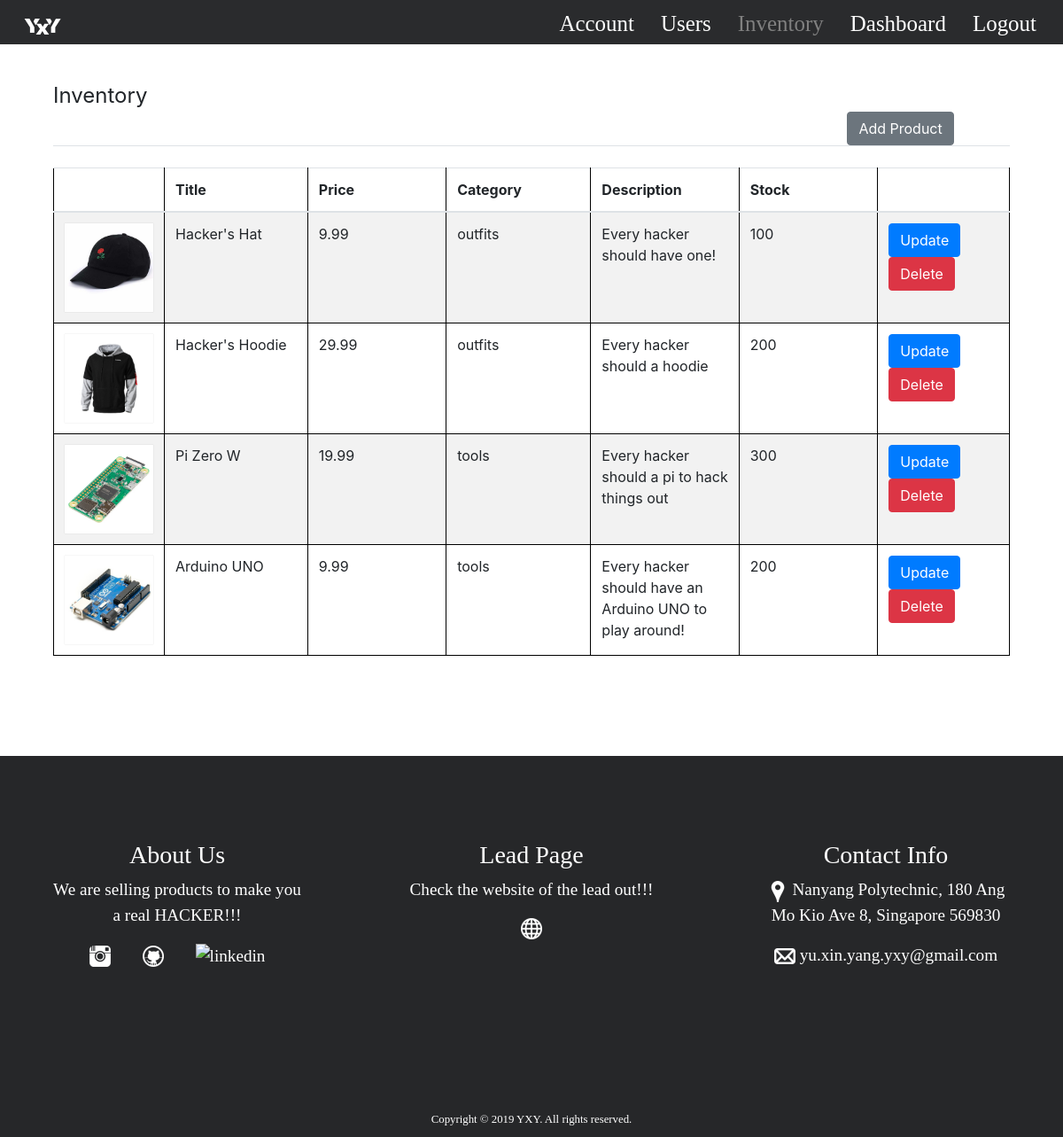
Page /inventory (signed in) on the committed database.
### shopyP/models.py (models this page shows, shortened)
class GeneralGoods():
    id = db.Column(db.Integer, primary_key=True)
    price = db.Column(db.Float)
    image_file = db.Column(db.String(20), nullable=False, default='default.jpg')
    date_added = db.Column(db.DateTime, nullable=False, default=datetime.utcnow)

class HackingProduct(db.Model, GeneralGoods):
    title = db.Column(db.String(100), nullable=False, unique=True)
    description = db.Column(db.Text, nullable=False)
    category = db.Column(db.String(100), nullable=False)
    itemNum = db.Column(db.Integer, nullable=False)

### shopyP/routes.py (the view)
@app.route("/inventory", methods=['GET', 'POST'])
def inventory():
    if current_user.is_authenticated:
        if current_user.id >= 10000000000:
            hackingProducts = HackingProduct.query.all()
            return render_template('inventory.html', title='inventory', hackingProducts=hackingProducts)
        else:
            flash('Authorized Access Only!', 'warning')
            return redirect(url_for('account'))
    else:
        flash('Authorized Access Only!', 'warning')
        return redirect(url_for('admin_login'))

### shopyP/models.py (called while the page is built)
@login_manager.user_loader # Decorator used to find the user id, so we can perform a match and carry on
def load_user(user_id):
    user_id = int(user_id)
    if user_id >= 10000000000:
        return Admin.query.get(user_id)
    else:
        return User.query.get(user_id)

### shopyP/templates/inventory.html (shortened to what this page needs)
{% extends "layout.html" %}
{% block cssJs %}
	<link rel="stylesheet" href="{{ url_for('static', filename='css/inventory.css')}}">
{% endblock cssJs %}
{% block content %}
<div>
	<legend class="border-bottom mb-4">Inventory<a href="{{ url_for('new_inventory') }}"><button type="button" class="btn btn-secondary" name="update" style='margin-left:83%'>Add Product</button></a></legend>
  <table class="table table-striped">
    <thead>
      <tr>
				<th></th>
        <th>Title</th>
        <th>Price</th>
        <th>Category</th>
        <th>Description</th>
				<th>Stock</th>
        <th></th>
      </tr>
    </thead>
    <tbody>
    {% for hackingProduct in hackingProducts %}
      <tr>
        <td style='width:100px'><img class='product_img' src="{{url_for('static', filename='shop/'+hackingProduct.image_file)}}" alt="{{hackingProduct.title}}"></td>
        <td>{{hackingProduct.title}}</td>
        <td>{{hackingProduct.price}}</td>
        <td>{{hackingProduct.category}}</td>
        <td>{{hackingProduct.description}}</td>
				<td>{{hackingProduct.itemNum}}</td>
        <td>
					<a href="{{ url_for('product', Product_id=hackingProduct.id) }}"><button type="button" class="btn btn-primary" name="update">Update</button></a>
					<button type="button" class="btn btn-danger " data-toggle="modal" data-target="#{{hackingProduct.id}}">Delete</button>
				</td>
      </tr>
    {% endfor %}
    </tbody>
  </table>
</div>
{% endblock content %}

### shopyP/templates/layout.html (shortened to what this page needs)
<!DOCTYPE html>
<html lang="en" dir="ltr">
  <head>
    <link rel="stylesheet" href="{{ url_for('static', filename='css/bootstrap.css')}}">
    <link rel="stylesheet" href="{{ url_for('static', filename='css/init.css')}}">
    <link rel="stylesheet" href="{{ url_for('static', filename='css/nav.css')}}">
    {% block cssJs %}{% endblock %}
  </head>
  <body>
    <nav class="navMain">
    </nav>
    <div class="logo">
      <a href="{{ url_for('home') }}"></a>
    </div>
    <nav class="sideNav">
      <ul>
        {% if current_user.is_authenticated %}
          {% if current_user.id >= 10000000000 %}
            {% if title == 'Account'%}
              <li>
                <a href="{{ url_for('account') }}" class='onNavPage' id='first'>Account</a>
              </li>
            {% else %}
              <li>
                <a href="{{ url_for('account') }}" id='first'>Account</a>
              </li>
            {% endif %}
          {% endif %}
          {% if current_user.id >= 10000000000 %}
            {% if title == 'manageUser'%}
              <li>
                <a href="{{url_for('manageUser')}}" class='onNavPage'>Users</a>
              </li>
            {% else %}
              <li>
                <a href="{{url_for('manageUser')}}">Users</a>
              </li>
            {% endif %}
            {% if title == 'inventory'%}
              <li>
                <a href="{{url_for('inventory')}}" class='onNavPage'>Inventory</a>
              </li>
            {% else %}
              <li>
                <a href="{{url_for('inventory')}}">Inventory</a>
              </li>
            {% endif %}
            {% if title == 'dashboard'%}
              <li>
                <a href="#" class='onNavPage'>Dashboard</a>
              </li>
            {% else %}
              <li>
                <a href="#">Dashboard</a>
              </li>
            {% endif %}
          {% endif %}
          <li>
            <a href="{{ url_for('logout')}}">Logout</a>
          </li>
        {% endif %}
      </ul>
    </nav>
    <article class="workContent">
    {% block content %}
    {% endblock %}
    </article>
    <footer class="homeFooter">
      <div class="footerMainInfo">
        <div class="footerBlock">
          <h3>About Us</h3>
          <p>We are selling products to make you a real HACKER!!!</p>
          <p class="twoPlatform">
            <a href="https://www.instagram.com/xy.yu/" class="insta">
              <img src="{{ url_for('static', filename='img/footer/instagram-32.ico')}}" alt="insta">
            </a>
            <a href="https://github.com/XinYang-YXY?tab=repositories" class="github">
              <img src="{{ url_for('static', filename='img/footer/github-6-32.ico')}}" alt="github">
            </a>
            <a href="https://linkedin.com/in/xinyang-yu" class="myLinkedin">
              <img src="{{ url_for('static', filename='img/footer/linkedin.ico')}}" alt="linkedin">
            </a>
          </p>
        </div>
        <div class="footerBlock">
          <h3>Lead Page</h3>
          <p>Check the website of the lead out!!!</p>
          <div class="twoPlatform">
            <a href="https://yxy.ninja" class="myWeb">
              <img src="{{ url_for('static', filename='img/footer/website.ico')}}" alt="website">
            </a>
          </div>
        </div>
        <div class="footerBlock">
          <h3>Contact Info</h3>
          <p>
            <img src="{{ url_for('static', filename='img/footer/location.ico')}}" alt="locationIcon">
            Nanyang Polytechnic, 180 Ang Mo Kio Ave 8, Singapore 569830
          </p>
          <p>
            <img src="{{ url_for('static', filename='img/footer/email.ico')}}" alt="emailIcon">
            yu.xin.yang.yxy@gmail.com
          </p>
        </div>
      </div>
      <div class="copyright">Copyright  &copy; 2019 YXY. All rights reserved.</div>
    </footer>
  </body>
</html>

### shopyP/static/css/init.css (style rules this page uses)
* { margin:0px; padding:0px; }
body { transition: all 0.5s ease-in-out; }
ul { list-style-type: none; padding:0; }
a { text-decoration: none; color: white; }

### shopyP/static/css/nav.css (style rules this page uses)
.sideNav { display: block; font-family: shopFont2; }
.navMain { background-color: #262729; height:50px; width:100%; position: fixed; opacity: 0.98; transition: all 0.1s ease-in-out; }
.logo { display: block; position: fixed; top:0%; left:calc(50% - 23px); cursor: pointer; background: url("../img/logo.png") no-repeat; height:38px; width:46px; }
.logo a { display: block; height:38px; }
.sideNav { display:none; }
.sideNav ul { display: flex; flex-direction: column; padding-left: 0px; visibility: hidden; transition: all 0s ease-in-out; }
.sideNav ul li { list-style: none; border-bottom:1.49px grey solid; margin-left:40px; margin-right: 40px; padding-top:8px; padding-bottom: 8px; transition: all 0.5s ease-in-out; font-family: shopFont2; font-size: 1.3em; }
.sideNav ul li a { display: block; font-size: 1.2em; transition: all 0.5s ease-in-out; }
.sideNav #first { margin-top: 60px; }
.onNavPage { color:grey; pointer-events: none; }
.homeFooter { color:white; background-color: #262729; padding-top: 20px; display: flex; flex-direction: column; justify-content: center; text-align: center; }
.footerMainInfo h3 { font-family: shopFont2; }
.footerMainInfo p { font-family: text; }
.twoPlatform { padding-bottom: 80px; display: flex; justify-content: center; }
.twoPlatform a { margin-right: 18px; margin-left: 18px; display: block; height:24px; }
.copyright { padding-top: 50px; font-size: 0.8em; }
.copyright { font-family: shopFont2; }
@media only screen and (min-width: 1000px) { .logo { left:2%; top:0.5%; z-index: 1000; } }
@media only screen and (min-width: 1000px) { .sideNav { display:block !important; position:fixed; z-index: 999; width:100%; } }
@media only screen and (min-width: 1000px) { .sideNav ul { visibility: visible !important; padding: 0px; display: flex; flex-direction: row; justify-content: flex-end; } }
@media only screen and (min-width: 1000px) { .sideNav ul li { list-style: none; border-bottom:0; margin:0; padding: 0; padding-top: 8px; padding-right: 30px; } }
@media only screen and (min-width: 1000px) { .sideNav ul li a { display: inline; text-decoration: none; color: white; font-size: 1.2em; } }
@media only screen and (min-width: 1000px) { .onNavPage { color:grey !important; } }
@media only screen and (min-width: 1000px) { .sideNav #first { margin-top: 0px; } }
@media only screen and (min-width: 1000px) { body { background-color: white !important; } }
@media only screen and (min-width: 1000px) { .homeFooter { padding-top: 95px !important; } }
@media only screen and (min-width: 1000px) { .footerMainInfo { display: flex; justify-content: center; height: 100%; } }
@media only screen and (min-width: 1000px) { .footerMainInfo p { font-size: 0.8em; } }
@media only screen and (min-width: 1000px) { .copyright { padding-top: 70px; margin-bottom: 10px; } }
@media only screen and (min-width: 1000px) { .footerBlock { margin-left: 60px; margin-right: 60px; width:33.3333%; } }
@media only screen and (min-width: 1000px) { .footerMainInfo p { font-size: 1.2em; } }

### shopyP/static/css/inventory.css (style rules this page uses)
table, th, td { border: 1px solid black; }
td { width: 17%; }
.product_img { height:100px; width:100px; display: block; box-shadow: 0 0px 1px 0 rgba(0, 0, 0, 0.2); }
.workContent { padding-top: 90px; margin: auto; width: 90%; margin-bottom: 113px; }

### rows in the picture
HackingProduct: image_file (picture), title "Hacker's Hat", price "9.99", category "outfits", description "Every hacker should have one!", itemNum "100"
HackingProduct: image_file (picture), title "Hacker's Hoodie", price "29.99", category "outfits", description "Every hacker should a hoodie", itemNum "200"
HackingProduct: image_file (picture), title "Pi Zero W", price "19.99", category "tools", description "Every hacker should a pi to hack things out", itemNum "300"
HackingProduct: image_file (picture), title "Arduino UNO", price "9.99", category "tools", description "Every hacker should have an Arduino UNO to play around!", itemNum "200"
